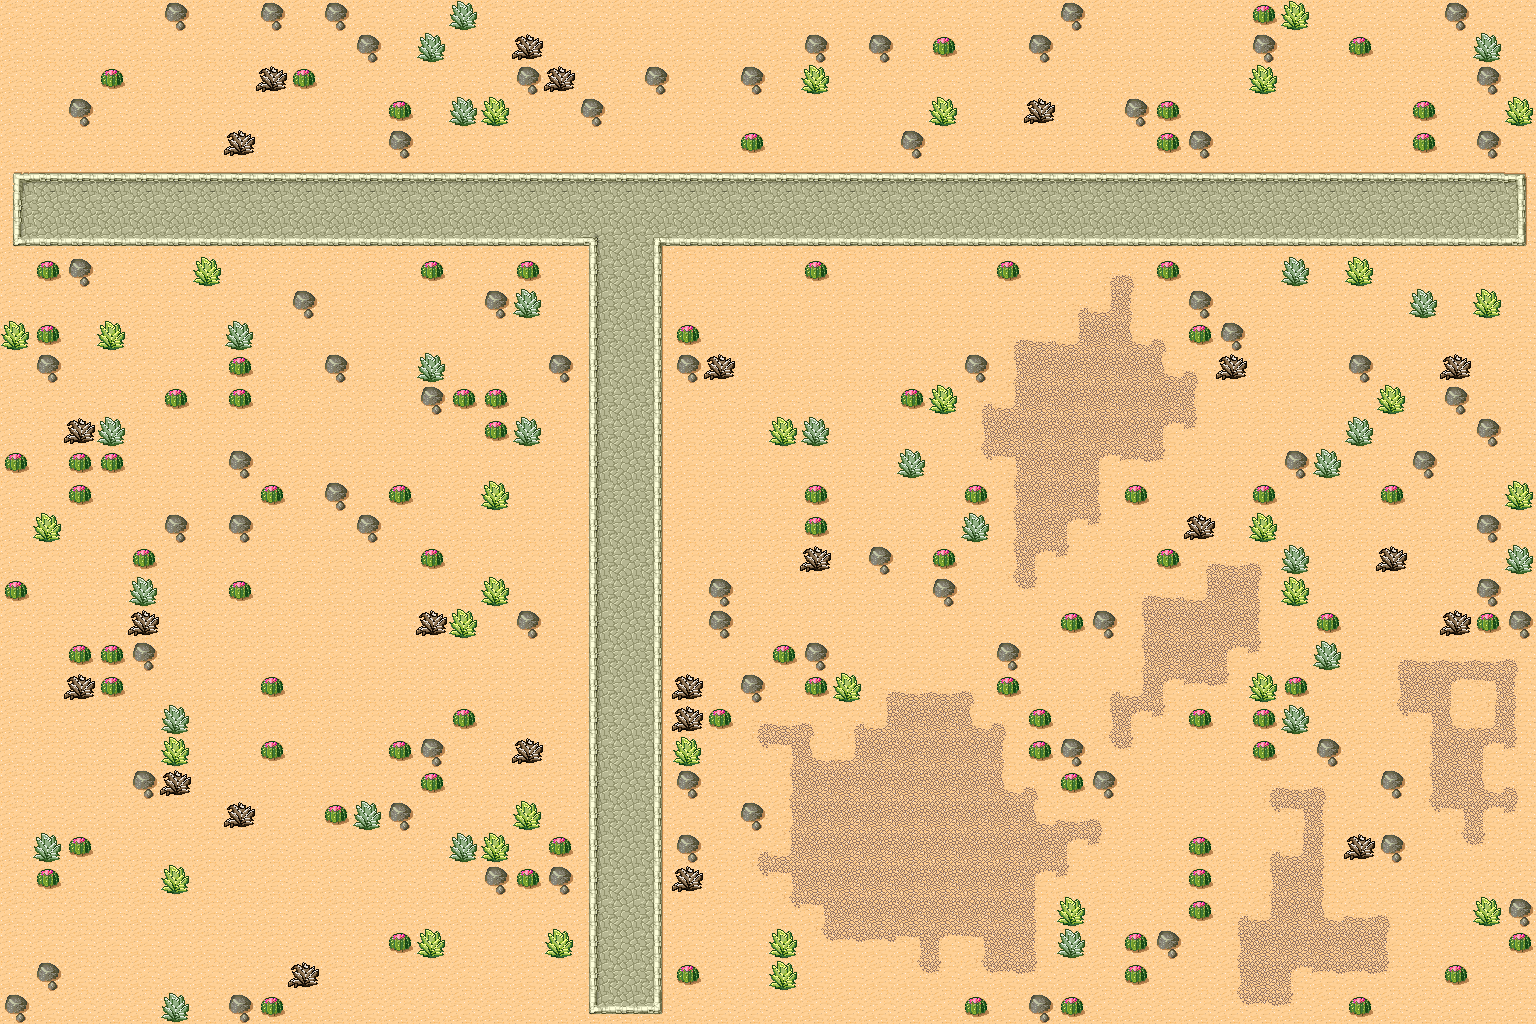

This is a level from a 2D game, rendered from its Tiled map with the project's own tilesets. A one-line summary and the map file follow, with tile-layer data summarised:
An orthogonal 48x32 tile map with 32x32 px tiles, 2 tile layers (sand, decal) and 1 object (Player).

<map version="1.10" tiledversion="1.10.2" orientation="orthogonal" renderorder="right-down" width="48" height="32" tilewidth="32" tileheight="32" infinite="0" nextlayerid="13" nextobjectid="122">
 <tileset firstgid="1" source="../tilesets/desert_tileset.tsx" />
 <layer id="1" name="sand" width="48" height="32">
  <properties>
   <property name="static" type="bool" value="true" />
  </properties>
  <data>[1536 cells, 1536 non-empty, 25 distinct tile ids]</data>
 </layer>
 <layer id="10" name="decal" width="48" height="32">
  <data>[1536 cells, 244 non-empty, 5 distinct tile ids]</data>
 </layer>
 <objectgroup id="12" name="GameObjects">
  <object id="120" name="Player" x="64" y="192">
   <point />
  </object>
 </objectgroup>
</map>